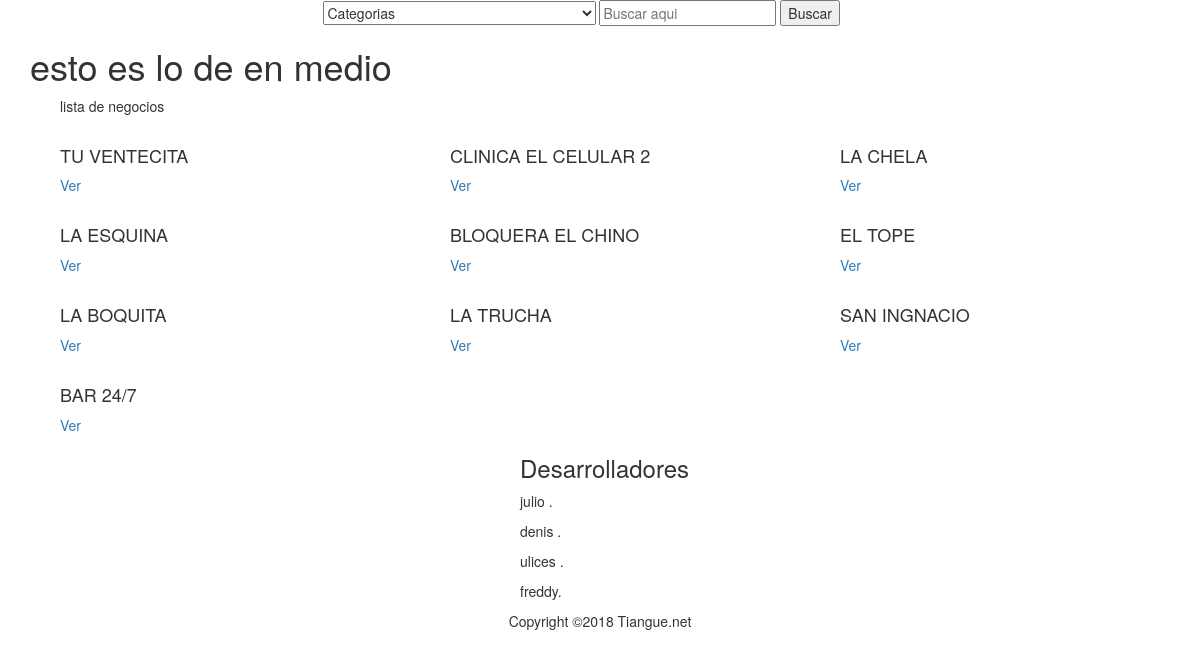
The page / on the database its author committed.
### tables this page shows
CREATE TABLE `negocio` (
  `idnegocio` int(11) NOT NULL,
  `nombre_negocio` varchar(300) NOT NULL,
  `telefono` varchar(8) DEFAULT NULL,
  `direccion` varchar(300) NOT NULL,
  `descripcion` varchar(300) NOT NULL,
  `imagenportada` longblob,
  `valoracion` int(11) NOT NULL,
  `latitudnegocio` double NOT NULL,
  `longitudnegocio` double NOT NULL,
  `idmunicipio` int(11) NOT NULL,
  `idpersona` int(11) NOT NULL,
  `horaabierto` int(11) NOT NULL,
  `horacerrado` int(11) NOT NULL
);

### application/Request.php (called while the page is built, shortened)
<?php
class Request
{
    private $_controlador;
    public function __construct()
    {
        if(!$this->_controlador){
        $this->_controlador=DEFAULT_CONTROLLER;
        }
    }
    public function getControlador()
    {
        return $this->_controlador;
    }
}

### index.php (called while the page is built, shortened)
<?php
try{
require_once APP_PATH . 'Request.php';
require_once APP_PATH . 'Bootstrap.php';
require_once APP_PATH . 'Controller.php';
require_once APP_PATH . 'Model.php';
require_once APP_PATH . 'View.php';
Bootstrap::run(new Request);
}
catch(Exception $e)
{
   echo $e->getMessage();
}

### application/Controller.php (called while the page is built, shortened)
<?php
abstract class Controller
{
    protected function loadModel($modelo)
    {
        $modelo=$modelo.'Model';
        $rutaModelo=ROOT.'models'.DS.$modelo.'.php';
        if(is_readable($rutaModelo))
        {
            $modelo=new $modelo;
            return $modelo;
        }
        else
        {
            throw new Exception('Error en el modelo');
        }
    }
}

### application/Model.php (called while the page is built, shortened)
<?php
class Model
{
    public function __construct()
    {
        $this->_db= new Database();
    }
}

### models/negociosModel.php (called while the page is built, shortened)
<?php
class negociosModel extends Model{
    public function obtenerNegocios($cadena){
        $datos=$this->_db->query("select * from negocio where descripcion like '%$cadena%' limit 10");
        $result=$datos->fetchAll();
        return $result;
    }
}

### Controllers/indexController.php (the view, shortened to what this page needs)
<?php
class indexController extends Controller
{
private $_persona;
    public function __construct()
    {
       $this->_persona=$this->loadModel('negocios');
    }
    public function index()
    {
        $lista_negocios=$this->obtenerNegocios('');
        $this->_view->lista_negocios=$lista_negocios;
        $this->_view->setJs(array('funciones'));
        $this->_view->renderizar('index');
    }
public function obtenerNegocios($cadena){
        $datos_negocios=$this->_persona->obtenerNegocios($cadena);
        $lista_negocios="lista de negocios";
        $conteo=0;
        for($i=0;$i<count($datos_negocios);$i++)
        {
            if($conteo==0)
            {
                $lista_negocios=$lista_negocios."<div class='row'>";
            }
                if($datos_negocios[$i]['imagenportada']==NULL)
                    $imagen=BASE_URL."public/default.jpg";
                else
                    $imagen=BASE_URL."public/vista.php?id=".$datos_negocios[$i]['idnegocio'];
                $lista_negocios=$lista_negocios."<div class='col-md-4 col-xs-6'>
            <div class='shop'>
                <div class='shop-img'>
                    <img src='$imagen' alt=''>
                </div>
                <div class='shop-body'>
                    <h4>".$datos_negocios[$i]['nombre_negocio']."</h4>
                    <a href='negocios/ver/".$datos_negocios[$i]['idnegocio']."' class='cta-btn'>Ver <i class='fa fa-arrow-circle-right'></i></a>
                </div>
            </div>
        </div>";
            $conteo++;
            if($conteo==3)
            {
                $lista_negocios=$lista_negocios."</div>";
                $conteo=0;
            }
        }
    $lista_negocios=$lista_negocios."</div>";
       return $lista_negocios;
}
}

### application/Bootstrap.php (shortened to what this page needs)
<?php
class Bootstrap
{
    public static function run(Request $peticion)
    {
        $controller=$peticion->getControlador().'Controller';
        $rutaControlador=ROOT.'Controllers'.DS.$controller.'.php';
        $metodo=$peticion->getMetodo();
        $args=$peticion->getArgs();
        if(is_readable($rutaControlador)){
            $controller= new $controller;
            if(is_callable(array($controller,$metodo))){
                $metodo=$peticion->getMetodo();
            }
            else{
                $metodo='index';
            }
            if(isset($args)){
                call_user_func_array(array($controller,$metodo),$args);
            }
            else{
                call_user_func_array(array($controller,$metodo));
            }
        }
        else{
           throw new Exception("No encontrado".$rutaControlador);
        }
    }
}

### application/View.php
<?php
class View{
  private $_controlador;
  private $_js;
  public function __construct(Request $peticion)
  {
      $this->_controlador =$peticion->getControlador();
      $this->_js=array();
  }
  public function renderizar($vista,$item=false)
  {
      $menu=array();
     $js=array();
    if(count($this->_js))
    {
        $js=$this->_js;
    }
      $_layoutParams=array(
        'ruta_css'=>BASE_URL.'views/layout/'.DEFAULT_LAYOUT.'/css/',
          'ruta_img'=>BASE_URL.'views/layout/'.DEFAULT_LAYOUT.'/img/',
          'ruta_js'=>BASE_URL.'views/layout/'.DEFAULT_LAYOUT.'/js/',
          'menu'=>$menu,
          'js'=>$js
      );
      $rutaView=ROOT.'views'.DS.$this->_controlador.DS.$vista.'.phtml';
      if(is_readable($rutaView)){
          include_once ROOT.'views'.DS.'layout'.DS.DEFAULT_LAYOUT.DS.'header.php';
          include_once $rutaView;
          include_once ROOT.'views'.DS.'layout'.DS.DEFAULT_LAYOUT.DS.'footer.php';
      }
      else{
          throw new Exception('Error de vista: '.$rutaView);
      }
  }
  public function setJs(array $js)
  {
      if(is_array($js)&&count($js))
      {
          for ($i=0;$i<count($js);$i++)
          {
              $this->_js[]=BASE_URL.'views/'.$this->_controlador.'/js/'.$js[$i].'.js';
          }
      }
      else
      {
          throw new Exception('Error de js');
      }
  }
}

### views/layout/tiangue/header.php (shortened to what this page needs)
<!DOCTYPE html>
<html lang="en">
<head>
    <link type="text/css" rel="stylesheet" href="<?php echo $_layoutParams['ruta_css'];?>bootstrap.min.css"/>
    <link type="text/css" rel="stylesheet" href="<?php echo $_layoutParams['ruta_css'];?>slick.css"/>
    <link type="text/css" rel="stylesheet" href="<?php echo $_layoutParams['ruta_css'];?>slick-theme.css"/>
    <link type="text/css" rel="stylesheet" href="<?php echo $_layoutParams['ruta_css'];?>nouislider.min.css"/>
    <link type="text/css" rel="stylesheet" href="<?php echo $_layoutParams['ruta_css'];?>style.css"/>
</head>

### views/index/index.phtml (shortened to what this page needs)
<body>
<header>
    <div id="header">
        <div class="container">
            <div class="row">
                <div class="col-md-3">
                    <div class="header-logo">
                    </div>
                </div>
                <div class="col-md-9">
                    <div class="header-search">
                            <select class="input-select">
                                <option value="0">Categorias</option>
                            </select>
                            <input id="cjclave" class="input" placeholder="Buscar aqui">
                            <button id="btbuscar" class="search-btn">Buscar</button>
                    </div>
                </div>
            </div>
        </div>
    </div>
</header>
<div class="container">
    <h1>esto es lo de en medio</h1>
    <div class="container">
<div class="container">
   <div id="lista_negocios">
    <?php
       echo $this->lista_negocios;
       ?>
   </div>
</div>
    </div>
</div>

### views/layout/tiangue/footer.php (shortened to what this page needs)
<footer id="footer">
    <div class="section">
        <div class="container ">
            <div class="row col-lg-offset-5">
                <div class="col-md-3 col-xs-5">
                    <div class="footer">
                        <h3 class="footer-title">Desarrolladores</h3>
                        <p>julio  .</p>
                        <p>denis .</p>
                        <p>ulices .</p>
                        <p>freddy.</p>
                    </div>
                </div>
            </div>
        </div>
    </div>
    <div id="bottom-footer" class="section">
        <div class="container">
            <div class="row">
                <div class="col-md-12 text-center">
							<span class="copyright">
								Copyright &copy;<script>document.write(new Date().getFullYear());</script> Tiangue.net
							</span>
                </div>
            </div>
        </div>
    </div>
</footer>
</body>
</html>

### rows shown on the page
negocio: nombre_negocio "TU VENTECITA"
negocio: nombre_negocio "CLINICA EL CELULAR 2"
negocio: nombre_negocio "LA CHELA"
negocio: nombre_negocio "LA ESQUINA"
negocio: nombre_negocio "BLOQUERA EL CHINO"
negocio: nombre_negocio "EL TOPE"
negocio: nombre_negocio "LA BOQUITA"
negocio: nombre_negocio "LA TRUCHA"
negocio: nombre_negocio "SAN INGNACIO"
negocio: nombre_negocio "BAR 24/7"

### other values the page prints
$lista_negocios "lista de negocios"
